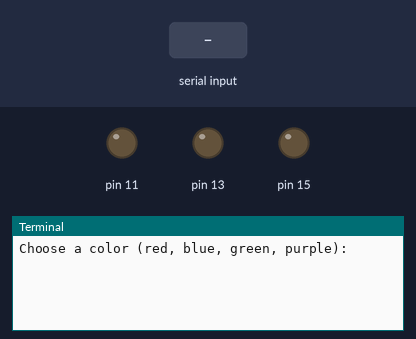
The program below on a simulated Raspberry Pi (header pin numbers). On the bench: output pins drawn as LEDs (lit = HIGH), the last lines printed to the terminal. The inputs (shaded band) are chosen by the test bench.

Above: at 1.2 s.
1.3 s: "off" typed at the terminal
At 2.4 s:
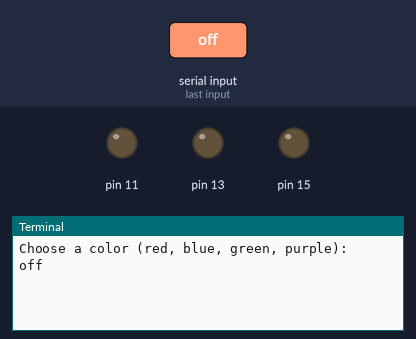
At 8.2 s:
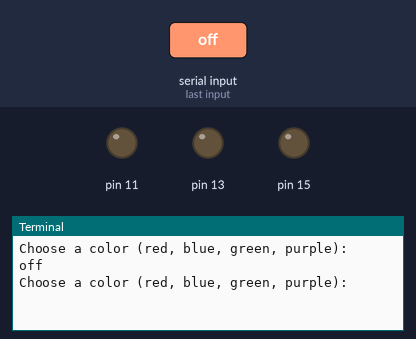

Measured:
- after the input at 1.3 s, the terminal: prints a new line at once (image 1)

The program:

rgb.py
```python
import RPi.GPIO as GPIO
import time
import sys

# init vars
pins 	= {
	'red': 		11,
	'green':	13,
	'blue': 	15
}
colors 	= {
	'red': 		{
		'red': 		'on',
		'green': 	'off',
		'blue': 	'off'
	},
	'blue': 	{
		'red': 		'off',
		'green': 	'off',
		'blue': 	'on'
	},
	'green': 	{
		'red': 		'off',
		'green': 	'on',
		'blue': 	'off'
	},
	'purple': 	{
		'red': 		'on',
		'green': 	'off',
		'blue': 	'on'
	},
	'off': 		{
		'red': 		'off',
		'green': 	'off',
		'blue': 	'off'
	}
}

# setup GPIO pins
GPIO.setwarnings(False)
GPIO.setmode(GPIO.BOARD)

# make all pins output type
for pin in pins:
	GPIO.setup(pins[pin],GPIO.OUT)

# method to switch to a specific color
def led(color='red'):
	try:
		colors[color]
	except NameError:
		print 'color doesnt exist'
		return

	for rgb,switch in enumerate(colors[color]):
		if switch == 'on':
			GPIO.output(pins[rgb],GPIO.HIGH)
		elif switch == 'off':
			GPIO.output(pins[rgb],GPIO.LOW)

	return

try:
	while True:
		cmd 	= raw_input('Choose a color (red, blue, green, purple):')
		led(cmd)
		time.sleep(5)
		led('off')
		time.sleep(1)

except KeyboardInterrupt:
	print 'keyboard interrupt'
except:
	print 'caught exception'
finally:
	GPIO.cleanup()
```
